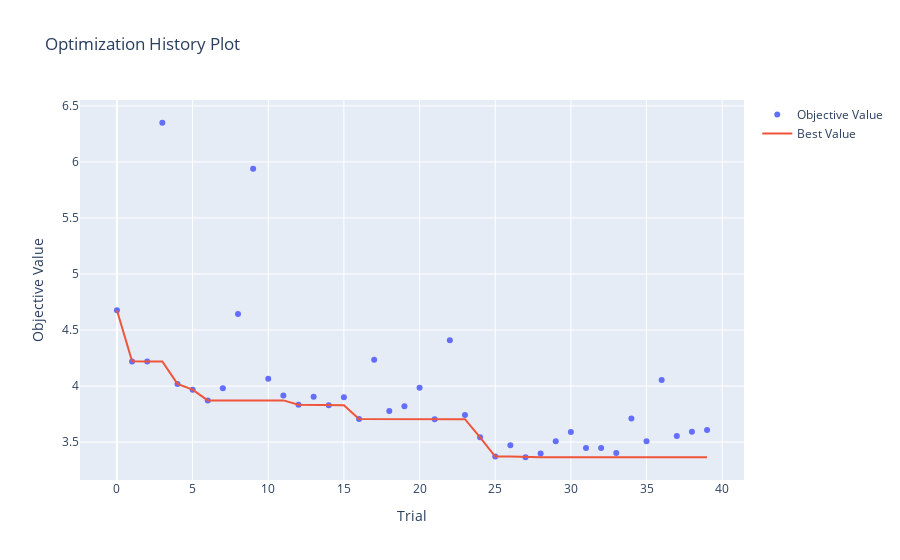

Notebook code for this chart:
### Code cell
optuna.visualization.plot_optimization_history(study)

### Figure 1 — Plotly figure (JSON) as saved in the notebook; plotly's stock layout.template omitted (floating-point values rounded to 4 significant figures)
{"data": [{"mode": "markers", "name": "Objective Value", "type": "scatter", "x": [0, 1, 2, 3, 4, 5, 6, 7, 8, 9, 10, 11, 12, 13, 14, 15, 16, 17, 18, 19, 20, 21, 22, 23, 24, 25, 26, 27, 28, 29, 30, 31, 32, 33, 34, 35, 36, 37, 38, 39], "y": [4.677, 4.221, 4.219, 6.349, 4.02, 3.968, 3.872, 3.982, 4.643, 5.94, 4.065, 3.917, 3.833, 3.904, 3.829, 3.9, 3.706, 4.236, 3.778, 3.82, 3.986, 3.705, 4.409, 3.743, 3.543, 3.371, 3.473, 3.365, 3.399, 3.509, 3.591, 3.447, 3.448, 3.403, 3.711, 3.508, 4.055, 3.555, 3.592, 3.607]}, {"name": "Best Value", "type": "scatter", "x": [0, 1, 2, 3, 4, 5, 6, 7, 8, 9, 10, 11, 12, 13, 14, 15, 16, 17, 18, 19, 20, 21, 22, 23, 24, 25, 26, 27, 28, 29, 30, 31, 32, 33, 34, 35, 36, 37, 38, 39], "y": [4.677, 4.221, 4.219, 4.219, 4.02, 3.968, 3.872, 3.872, 3.872, 3.872, 3.872, 3.872, 3.833, 3.833, 3.829, 3.829, 3.706, 3.706, 3.706, 3.706, 3.706, 3.705, 3.705, 3.705, 3.543, 3.371, 3.371, 3.365, 3.365, 3.365, 3.365, 3.365, 3.365, 3.365, 3.365, 3.365, 3.365, 3.365, 3.365, 3.365]}], "layout": {"title": {"text": "Optimization History Plot"}, "xaxis": {"title": {"text": "Trial"}}, "yaxis": {"title": {"text": "Objective Value"}}}}
